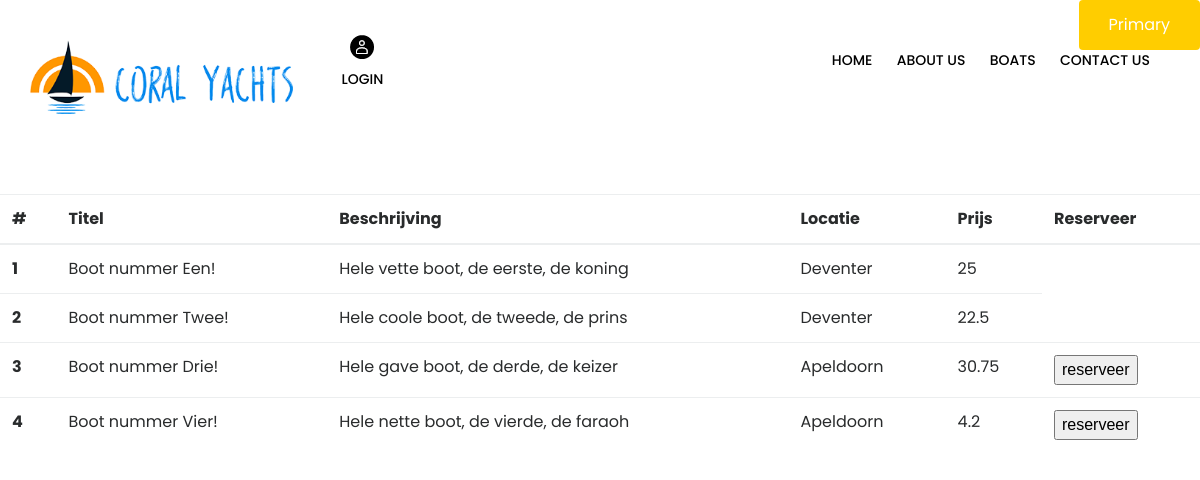
/boat-listing.php, run on the app's committed database.
### tables this page shows
CREATE TABLE `boten` (
  `ID` int(255) NOT NULL,
  `Titel` varchar(255) NOT NULL,
  `Beschrijving` varchar(255) NOT NULL,
  `Locatie` varchar(255) NOT NULL,
  `Prijs` double NOT NULL,
  `isRented` int(11) NOT NULL DEFAULT 0
);

### DatabaseConfig.php (called while the page is built)
<?php
class DatabaseConfig
{
    private $host = "localhost";
    private $user = "root";
    private $pwd = "";
    private $dbName = "boatymcboatface";
    public function connect()
    {
        $dataSoortName = 'mysql:host=' . $this->host . ';dbname=' . $this->dbName;
        $pdo = new PDO($dataSoortName, $this->user, $this->pwd);
        $pdo->setAttribute(PDO::ATTR_DEFAULT_FETCH_MODE, PDO::FETCH_ASSOC);
        return $pdo;
    }
}
?>

### boat-listing.php (the view, shortened to what this page needs)
<!DOCTYPE html>
<html xmlns="http://www.w3.org/1999/xhtml" lang="en">
<head>
  <link rel="stylesheet" type="text/css" href="assets/css/main.css">
  <link rel="stylesheet" type="text/css" id="r-color-roller" href="assets/color-files/color-08.css">
</head>
<body>
<?php include 'header.php';
      include 'DatabaseConfig.php'
?>
<div class="d-flex flex-row-reverse">
 <a type="button" class="btn btn-primary" href="addBoat.php">Primary</a>
</div>
  <div class="container">
    <div class="">
    </div>
  </div>
  <br>
  <br>
  <br>
  <br>
  <br>
  <?php
    $dbconfig = new DatabaseConfig;
    $boatQuery = "SELECT * FROM boten";
    $boatResult = $dbconfig->connect()->prepare($boatQuery);
    $boatResult->execute(array());
    $boatRow = $boatResult->fetchAll();
    ?>
  <table class="table">
  <thead>
    <tr>
      <th>#</th>
      <th>Titel</th>
      <th>Beschrijving</th>
      <th>Locatie</th>
      <th>Prijs</th>
      <th>Reserveer</th>
    </tr>
  </thead>
  <tbody>
    <?php
      if(!empty($boatRow)){
        $i = 0;
        $rowLength = count($boatRow);
        while ($i < $rowLength) {
          ?>
          <tr>
          <th scope="row"><?php echo $boatRow[$i]["ID"]?></th>
          <td><?php echo $boatRow[$i]["Titel"] ?></td>
          <td><?php echo $boatRow[$i]["Beschrijving"]?></td>
          <td><?php echo $boatRow[$i]["Locatie"]?></td>
          <td><?php echo $boatRow[$i]["Prijs"]?></td>
          <?php
          if($boatRow[$i]["isRented"] == 0){
            ?>
            <td><button onclick="reserveerMethod">reserveer</button></td>
            <?php
          }
          ?>
          </tr>
          <?php
          $i++;
        }
      }else{
        echo "foutje oepsie woepsie uwu";
      }
    ?>
  </tbody>
</table>
</body>
</html>

### assets/color-files/color-08.css (style rules this page uses)
.btn-primary { background: #ffcd00; }

### data on the page
boten: ID "1", Titel "Boot nummer Een!", Beschrijving "Hele vette boot, de eerste, de koning", Locatie "Deventer", Prijs "25"
boten: ID "2", Titel "Boot nummer Twee!", Beschrijving "Hele coole boot, de tweede, de prins", Locatie "Deventer", Prijs "22.5"
boten: ID "3", Titel "Boot nummer Drie!", Beschrijving "Hele gave boot, de derde, de keizer", Locatie "Apeldoorn", Prijs "30.75", isRented "reserveer"
boten: ID "4", Titel "Boot nummer Vier!", Beschrijving "Hele nette boot, de vierde, de faraoh", Locatie "Apeldoorn", Prijs "4.2", isRented "reserveer"
